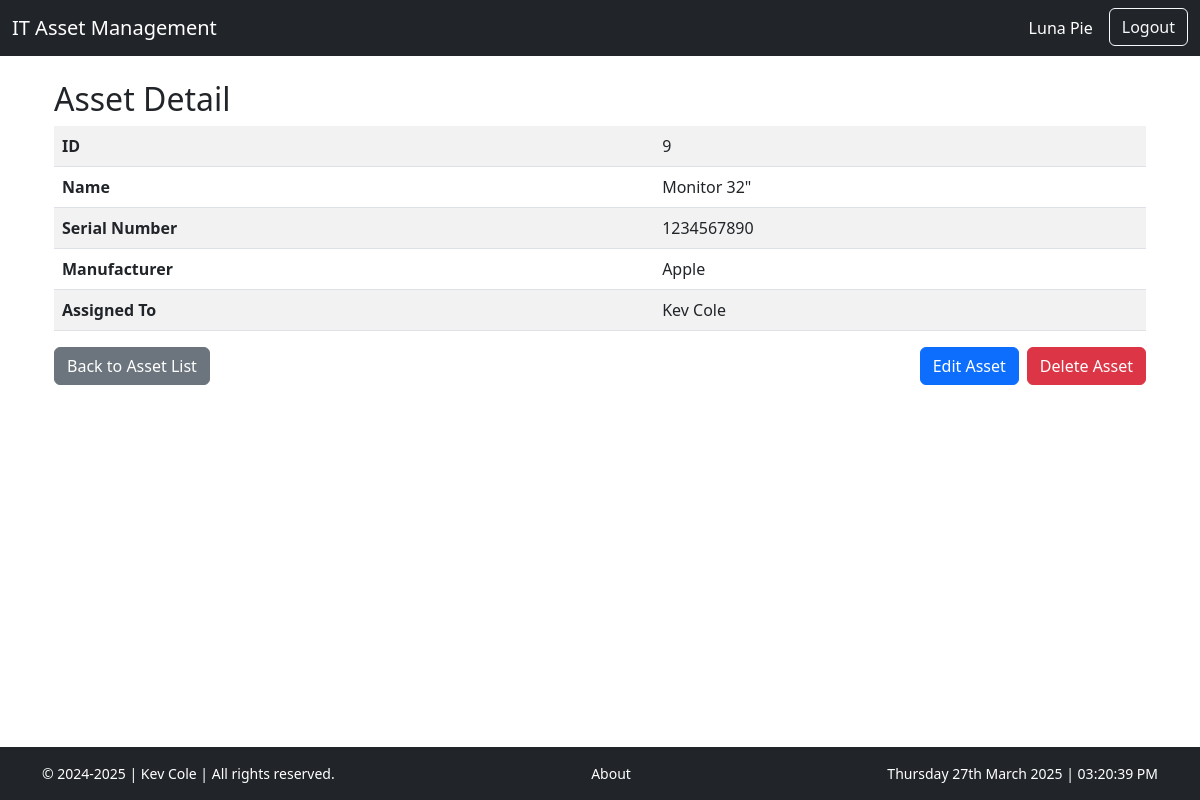
The page /assets/9/ (signed in) on the database as committed earlier.
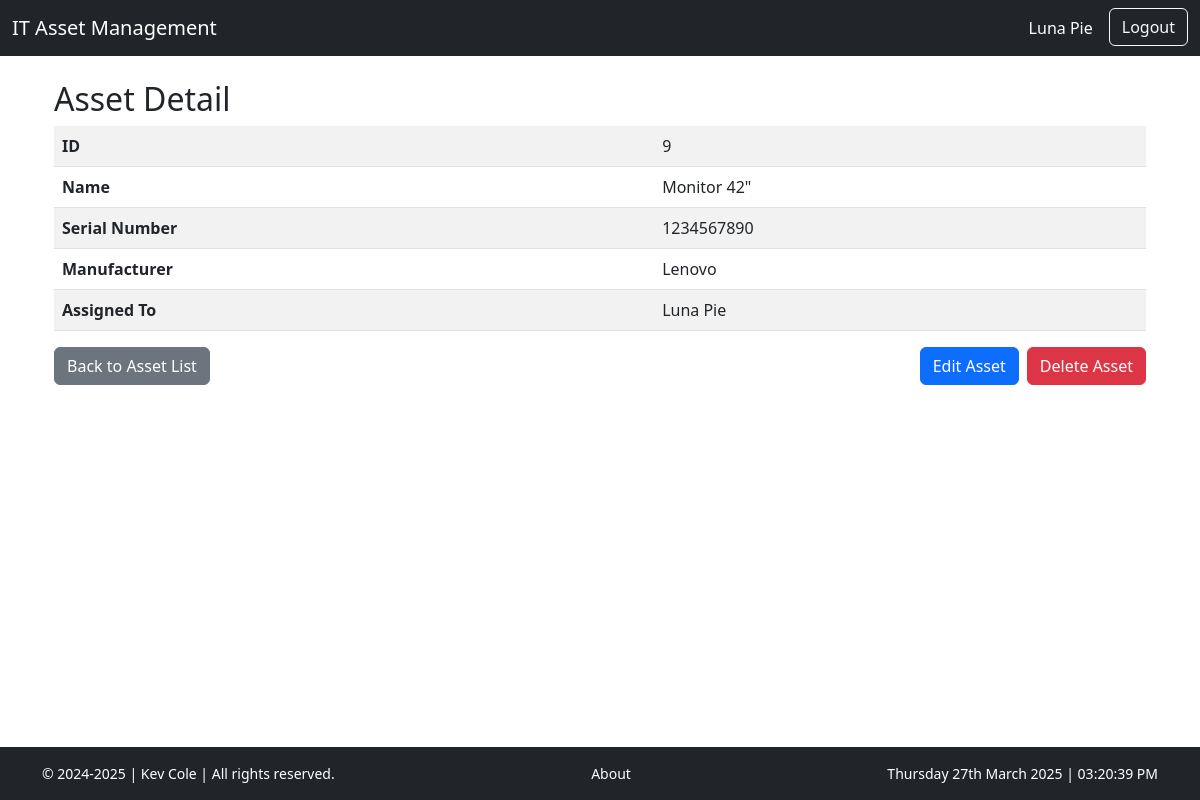
The same page on the database as committed later.
### it_asset/models.py (models this page shows, shortened)
class ITAsset(models.Model):
    name = models.CharField(max_length=100)
    serial_number = models.CharField(max_length=100)
    manufacturer = models.ForeignKey(Manufacturer, on_delete=models.CASCADE)
    assigned_to = models.ForeignKey(Employee, on_delete=models.CASCADE, blank=True, null=True)

class Manufacturer(models.Model):
    name = models.CharField(max_length=100)
    website = models.URLField(max_length=200, blank=True, null=True)  # New field for website

class Employee(models.Model):
    user = models.OneToOneField(User, on_delete=models.CASCADE)
    phone_number = models.CharField(max_length=15, default='N/A')
    address = models.CharField(max_length=255, default='N/A')
    position = models.CharField(max_length=100, blank=True, null=True)
    department = models.CharField(max_length=100, blank=True, null=True)
    hire_date = models.DateField(blank=True, null=True)
    def get_full_name(self):
        return f"{self.user.first_name} {self.user.last_name}"

### it_asset/views.py (the view)
# urls.py: path('<int:id>/', views.asset_detail, name='asset_detail'),
@login_required
def asset_detail(request, id):
    asset = get_object_or_404(ITAsset, id=id)
    return render(request, 'assets/asset_detail.html', {'asset': asset})

### it_asset/templates/assets/asset_detail.html (shortened to what this page needs)
{% extends "base.html" %}
{% block content %}
<div class="container mt-4">
    <h2>Asset Detail</h2>
    <table class="table table-striped table-hover">
        <tr>
            <th>ID</th>
            <td>{{ asset.id }}</td>
        </tr>
        <tr>
            <th>Name</th>
            <td>{{ asset.name }}</td>
        </tr>
        <tr>
            <th>Serial Number</th>
            <td>{{ asset.serial_number }}</td>
        </tr>
        <tr>
            <th>Manufacturer</th>
            <td>{{ asset.manufacturer.name }}</td>
        </tr>
        <tr>
            <th>Assigned To</th>
            <td>{{ asset.assigned_to.get_full_name }}</td>
        </tr>
    </table>
    <div class="d-flex justify-content-between">
        <a href="{% url 'asset_list' %}" class="btn btn-secondary">Back to Asset List</a>
        <div class="d-flex gap-2">
            <a href="{% url 'asset_update' asset.id %}" class="btn btn-primary">Edit Asset</a>
            <button class="btn btn-danger" data-bs-toggle="modal" data-bs-target="#deleteAssetModal">Delete Asset</button>
        </div>
    </div>
</div>
{% endblock %}

### it_asset/templates/base.html (shortened to what this page needs)
<!DOCTYPE html>
<html lang="en">
<head>
    <link href="https://cdn.jsdelivr.net/npm/bootstrap@5.3.0-alpha1/dist/css/bootstrap.min.css" rel="stylesheet">
    <link href="https://cdn.jsdelivr.net/npm/bootstrap@5.3.0-alpha1/dist/css/bootstrap.min.css" rel="stylesheet">
</head>
<body>
    <nav class="navbar navbar-expand-lg navbar-dark bg-dark">
        <div class="container-fluid">
            <a class="navbar-brand" href="/">IT Asset Management</a>
            <div class="collapse navbar-collapse" id="navbarNav">
                <ul class="navbar-nav ms-auto">
                    {% if user.is_authenticated %}
                        <li class="nav-item">
                            <a class="nav-link text-white me-2" href="{% url 'user_profile' %}">
                                {{ user.get_full_name|default:user.username }}
                            </a>
                        </li>
                        <li class="nav-item">
                            <a class="btn btn-outline-light" href="{% url 'logout' %}">Logout</a>
                        </li>
                    {% else %}
                        <li class="nav-item">
                            <a class="btn btn-outline-light" href="{% url 'login' %}">Login</a>
                        </li>
                    {% endif %}
                </ul>
            </div>
        </div>
    </nav>
    <div class="container">
        {% block content %}{% endblock %}
    </div>
    <footer class="bg-dark text-white text-center py-3 fixed-bottom">
        <div class="container d-flex justify-content-between small">
            <span>&copy; 2024-2025 | Kev Cole | All rights reserved.</span>
            <span>
                <a href="{% url 'about' %}" class="text-white text-decoration-none">About</a>
            </span>
            <span id="liveDateTime"></span>
        </div>
    </footer>
</body>
</html>

### it_asset/templates/base.html (style rules this page uses)
body { background-color: #f8f9fa; }
.navbar { margin-bottom: 20px; }

Rows that differ between the two databases and show on the page:
changed ITAsset id 9: name "Monitor 32\"" → "Monitor 42\""; manufacturer.name "Apple" → "Lenovo"; assigned_to.get_full_name "Kev Cole" → "Luna Pie"
